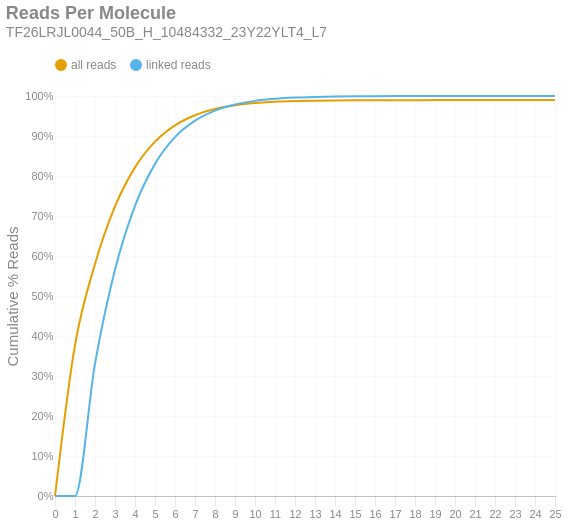

The notebook cell this image was saved under:
### Markdown cell above
### Reads per Molecule
This chart shows the cumulative distribution of the number of reads per linked molecule. That is, how many alignments are associated with a unique molecule. This excludes the number of reads associated with invalid or absent linked-read barcodes. The `linked` histogram is the percentages recalculated when disregarding singletons.

### Code cell
if SKIPLR:
    print_html(f"Skipped")
else:
    counts = np.bincount(valids['reads'].cast(pl.Int64).to_numpy())
    weighted = counts * np.arange(len(counts))
    all_perc = weighted / n_reads
    linked_perc = weighted / n_linked_reads
    linked_perc[1] = 0
    binned_df = pl.DataFrame({
        'readsper': list(range(len(counts))),
        'all reads (cumsum)': np.cumsum(all_perc).tolist(),
        'linked reads (cumsum)': np.cumsum(linked_perc).tolist(),
    })

    with SafeRender(binned_df):
        (
            density_plot(binned_df, 'Reads Per Molecule', samplename, 'readspmol')
            .encode(
                x=alt.X('readsper:O', title=None).axis(labelAngle=0).scale(padding=0),
                y=alt.Y('value:Q', title='Cumulative % Reads').axis(format='%').stack(False),
                color=alt.Color("key:N").scale(domain=["all reads", "linked reads"]),
                tooltip=[
                    alt.Tooltip("key:N", title="Data Type"),
                    alt.Tooltip("readsper:O", title="Reads Per Molecule"),
                    alt.Tooltip("value:Q", format=".2%", title="% Reads (Cum.)")
                ]            
            )
        ).display()

### Figure 1 — Vega-Lite specification as saved in the notebook (floating-point values rounded to 4 significant figures)
{"width": "container", "height": 400, "config": {"title": {"anchor": "start", "dy": -15, "fontSize": 18, "color": "#888888", "subtitleColor": "#888888", "subtitleFontSize": 14}, "arc": {"fill": "#0072B2"}, "axis": {"domainColor": "#888888", "domainWidth": 0.5, "gridWidth": 0.2, "grid": false, "titleFontWeight": 400, "titleFontSize": 15, "labelFontSize": 11, "labelColor": "#888888", "tickColor": "#888888", "tickWidth": 0.2, "titleColor": "#888888"}, "axisBand": {"grid": false}, "axisX": {"grid": true, "tickSize": 10, "domainCap": "round"}, "axisY": {"domain": false, "grid": true, "tickSize": 0, "domainCap": "round"}, "background": "transparent", "header": {"labelFontSize": 15, "labelColor": "#888888", "titleFontSize": 15, "titleFontWeight": 600, "titleColor": "#888888"}, "legend": {"labelFont": "sans-serif", "labelFontSize": 12, "labelColor": "#888888", "symbolSize": 100, "symbolType": "circle", "titleFontSize": 12, "titlePadding": 10, "titleColor": "#888888", "title": null, "orient": "top"}, "range": {"category": ["#E69F00", "#56B4E9", "#009E73", "#F0E442", "#0072B2", "#D55E00", "#CC79A7", "#000000"], "diverging": ["#cfe8f3", "#a2d4ec", "#73bfe2", "#46abdb", "#1696d2", "#12719e"]}, "area": {"fill": "#0072B2", "fillOpacity": 0.7, "line": true, "strokeOpacity": 0.7}, "line": {"color": "#0072B2", "stroke": "#0072B2", "strokeWidth": 2}, "trail": {"color": "#0072B2", "stroke": "#0072B2", "strokeWidth": 0, "size": 1}, "point": {"filled": true, "fillOpacity": 1.0, "size": 95}, "text": {"color": "#888888", "fontSize": 11, "align": "right", "fontWeight": 400, "size": 11}, "bar": {"fill": "#0072B2", "stroke": null}, "view": {"stroke": null, "continuousWidth": 660, "continuousHeight": 400}}, "data": {"name": "data-f6b39cd7328c74f5612ce522a7729fd2"}, "mark": {"type": "line", "interpolate": "monotone", "point": {"opacity": 0, "size": 275}}, "encoding": {"color": {"field": "key", "scale": {"domain": ["all reads", "linked reads"]}, "type": "nominal"}, "tooltip": [{"field": "key", "title": "Data Type", "type": "nominal"}, {"field": "readsper", "title": "Reads Per Molecule", "type": "ordinal"}, {"field": "value", "format": ".2%", "title": "% Reads (Cum.)", "type": "quantitative"}], "x": {"axis": {"labelAngle": 0}, "field": "readsper", "scale": {"padding": 0}, "title": null, "type": "ordinal"}, "y": {"axis": {"format": "%"}, "field": "value", "stack": false, "title": "Cumulative % Reads", "type": "quantitative"}}, "params": [{"name": "param_c36ac31b6afebe62", "select": {"type": "point", "fields": ["key"]}, "bind": "legend"}], "title": {"text": "Reads Per Molecule", "subtitle": "TF26LRJL0044_50B_H_10484332_23Y22YLT4_L7"}, "transform": [{"fold": ["all reads (cumsum)", "linked reads (cumsum)"]}, {"calculate": "replace(datum.key, ' (cumsum)', '')", "as": "key"}, {"filter": {"param": "param_c36ac31b6afebe62"}}], "usermeta": {"embedOptions": {"downloadFileName": "TF26LRJL0044_50B_H_10484332_23Y22YLT4_L7.readspmol"}}, "$schema": "https://vega.github.io/schema/vega-lite/v6.4.1.json", "datasets": {"data-f6b39cd7328c74f5612ce522a7729fd2": [{"readsper": 0, "all reads (cumsum)": 0.0, "linked reads (cumsum)": 0.0}, {"readsper": 1, "all reads (cumsum)": 0.3773, "linked reads (cumsum)": 0.0}, {"readsper": 2, "all reads (cumsum)": 0.58, "linked reads (cumsum)": 0.3309}, {"readsper": 3, "all reads (cumsum)": 0.7238, "linked reads (cumsum)": 0.5657}, {"readsper": 4, "all reads (cumsum)": 0.8216, "linked reads (cumsum)": 0.7255}, {"readsper": 5, "all reads (cumsum)": 0.8858, "linked reads (cumsum)": 0.8303}, {"readsper": 6, "all reads (cumsum)": 0.9267, "linked reads (cumsum)": 0.8971}, {"readsper": 7, "all reads (cumsum)": 0.9519, "linked reads (cumsum)": 0.9383}, {"readsper": 8, "all reads (cumsum)": 0.9674, "linked reads (cumsum)": 0.9636}, {"readsper": 9, "all reads (cumsum)": 0.9767, "linked reads (cumsum)": 0.9787}, {"readsper": 10, "all reads (cumsum)": 0.9823, "linked reads (cumsum)": 0.9878}, {"readsper": 11, "all reads (cumsum)": 0.9855, "linked reads (cumsum)": 0.993}, {"readsper": 12, "all reads (cumsum)": 0.9873, "linked reads (cumsum)": 0.9961}, {"readsper": 13, "all reads (cumsum)": 0.9884, "linked reads (cumsum)": 0.9978}, {"readsper": 14, "all reads (cumsum)": 0.989, "linked reads (cumsum)": 0.9988}, {"readsper": 15, "all reads (cumsum)": 0.9893, "linked reads (cumsum)": 0.9993}, {"readsper": 16, "all reads (cumsum)": 0.9895, "linked reads (cumsum)": 0.9996}, {"readsper": 17, "all reads (cumsum)": 0.9896, "linked reads (cumsum)": 0.9998}, {"readsper": 18, "all reads (cumsum)": 0.9897, "linked reads (cumsum)": 0.9999}, {"readsper": 19, "all reads (cumsum)": 0.9897, "linked reads (cumsum)": 0.9999}, {"readsper": 20, "all reads (cumsum)": 0.9897, "linked reads (cumsum)": 1.0}, {"readsper": 21, "all reads (cumsum)": 0.9897, "linked reads (cumsum)": 1.0}, {"readsper": 22, "all reads (cumsum)": 0.9897, "linked reads (cumsum)": 1.0}, {"readsper": 23, "all reads (cumsum)": 0.9897, "linked reads (cumsum)": 1.0}, {"readsper": 24, "all reads (cumsum)": 0.9897, "linked reads (cumsum)": 1.0}, {"readsper": 25, "all reads (cumsum)": 0.9897, "linked reads (cumsum)": 1.0}]}}
